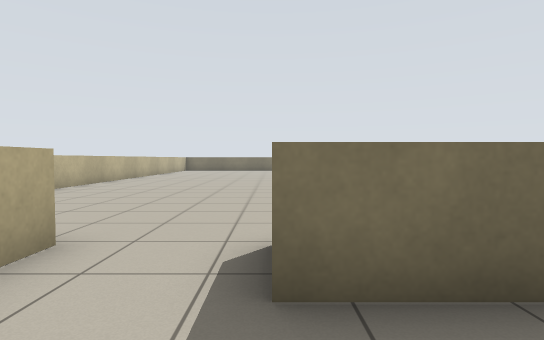
[1] (above)

19 first-person views from a walk through a robot-simulator world made for Stage. The camera is 0.9 m above the floor, tilts 2° down and sees 80° across. The lines on the ground mark 1 m squares. The floor is counted in squares, 1 m on a side. Each view is taken from the middle of a square. On the plan, view 1 faces up. The plan holds only what a view shows up to about 12 squares ahead; the rest is blank. The place goes on beyond the plan. The robots in the file are not drawn.

[2]
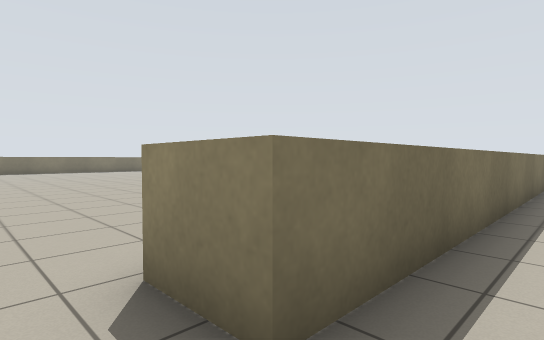

[3]
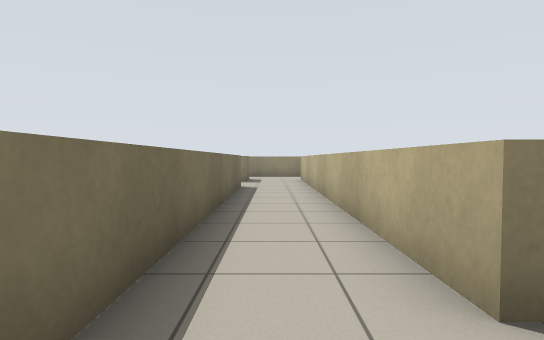

[4]
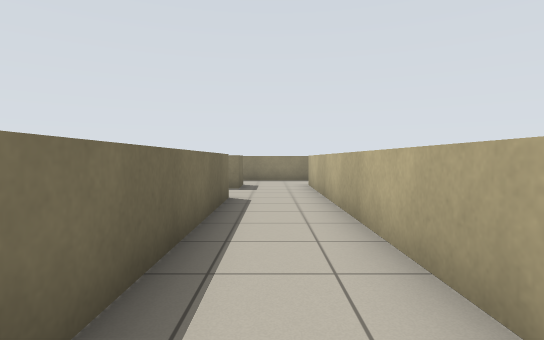

[5]
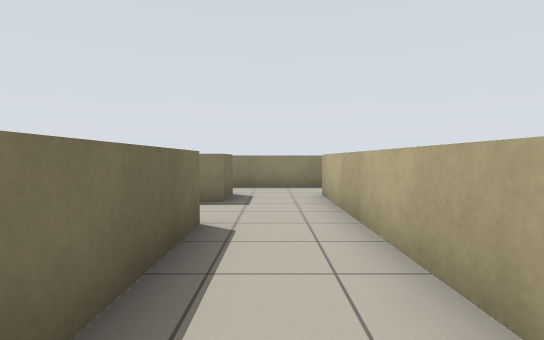

[6]
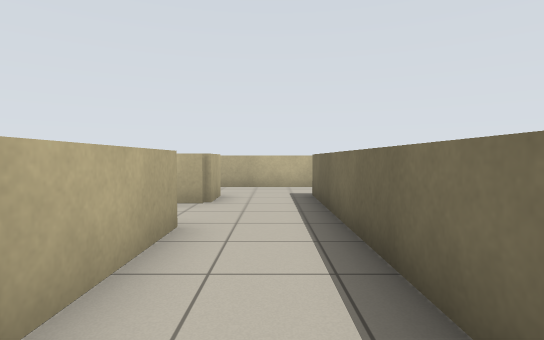

[7]
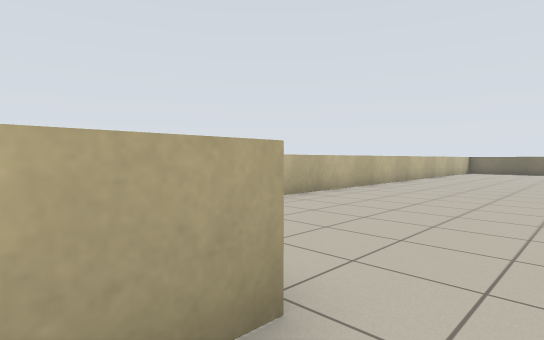

[8]
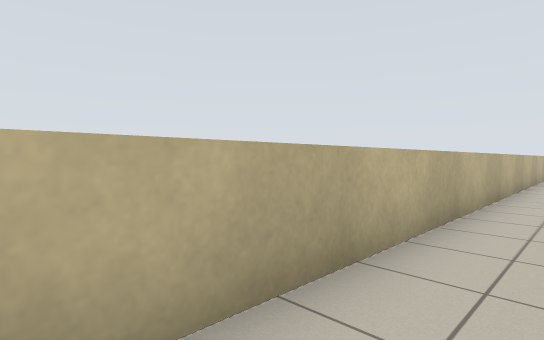

[9]
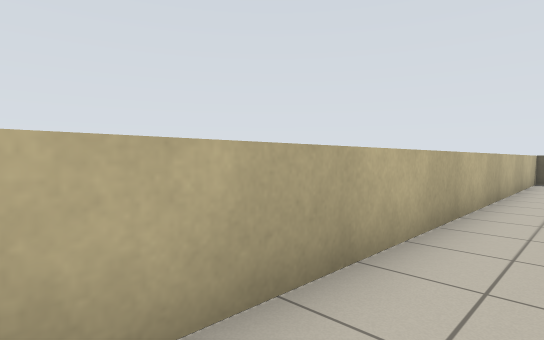

[10]
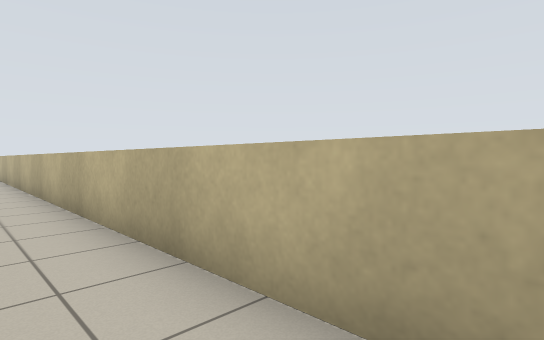

[11]
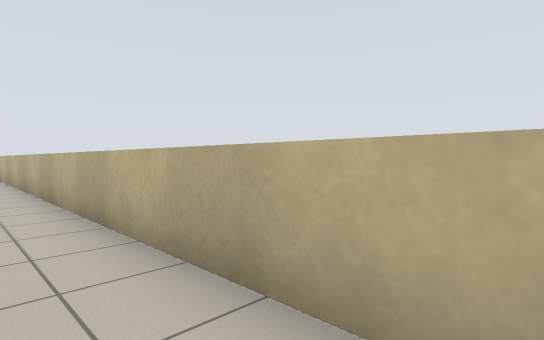

[12]
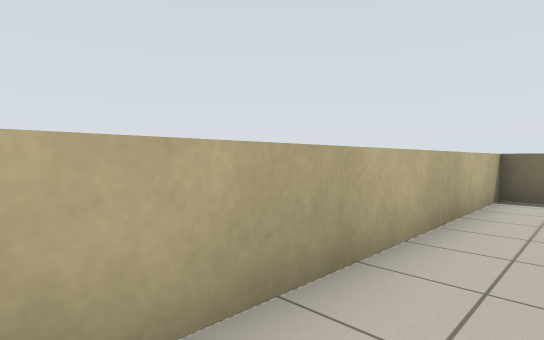

[13]
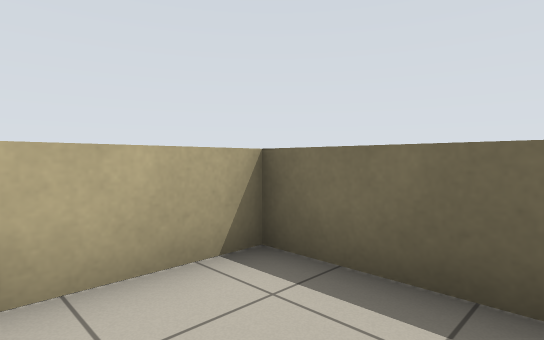

[14]
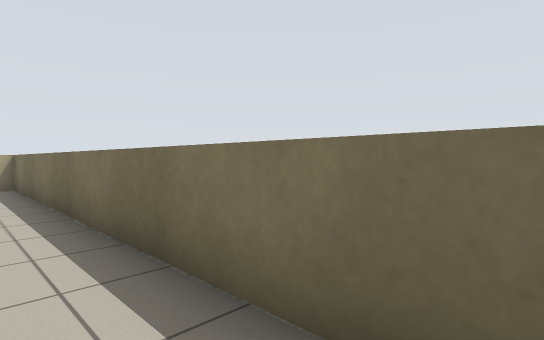

[15]
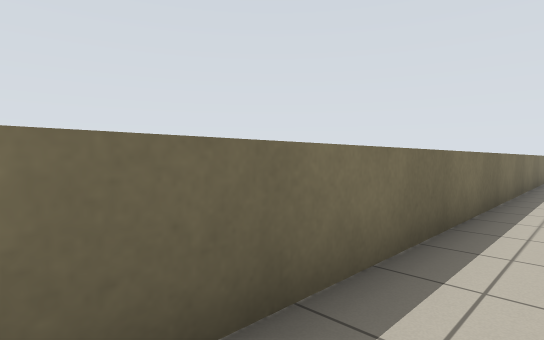

[16]
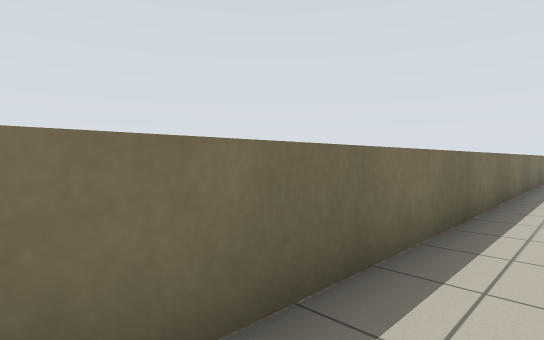

[17]
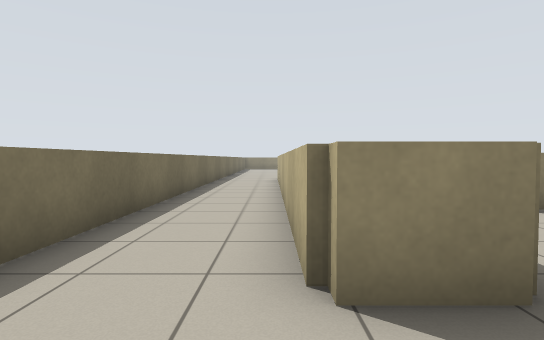

[18]
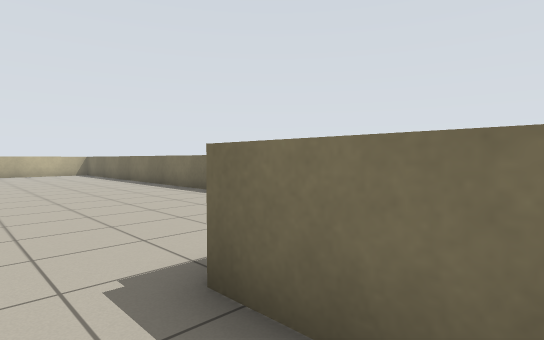

[19]
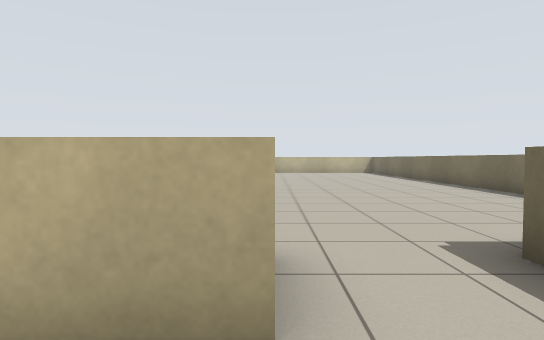

### Floor plan
Key: @ floor where view 1 was taken; # wall or solid block; . floor; = window, fence, low wall or low ledge.
Columns run from 7 left of view 1 to 17 right of it. Each row starts with its distance up from view 1.
 25 #########################
 24 #........................
 23 #..    .........  .......
 22 #. .  ........... .======
 21 #..  .............=###
 20 #..  ...............
 19 #..      ............
 18 #..       ........ =..
 17 #.  ..             #
 16 #..... ..
 15 #..... ...
 14 #..... ....
 13 #..... .....
 12 #...........
 11 #..........
 10 #..........
  9 #.........
  8 #.........
  7 #.........
  6 #........
  5 #........
  4 #.. ....
  3 #..  =.=#             ##
  2 #.   =.=============..==.
  1 #.   =...................
  0 #.   =.@=..=============.
 -1 #.   = =#. ##
 -2 #.
 -3 #.
 -4 #.
 -5 #.
 -6 #.
 -7 #

Where each view was taken, in squares from view 1:
view 1: 0 up, 0 right, facing up
view 2: 1 up, 1 left, facing up-right
view 3: 1 up, 2 right, facing right
view 4: 1 up, 5 right, facing right
view 5: 1 up, 8 right, facing right
view 6: 1 up, 8 right, facing left
view 7: 2 up, 1 left, facing up-left
view 8: 4 up, 5 left, facing up-left
view 9: 10 up, 5 left, facing up-left
view 10: 9 up, 5 left, facing down-left
view 11: 8 up, 5 left, facing down-left
view 12: 16 up, 5 left, facing up-left
view 13: 22 up, 4 left, facing up-left
view 14: 23 up, 5 right, facing up-left
view 15: 23 up, 1 right, facing up-right
view 16: 23 up, 3 right, facing up-right
view 17: 22 up, 9 right, facing right
view 18: 19 up, 13 right, facing up-left
view 19: 18 up, 14 right, facing left
